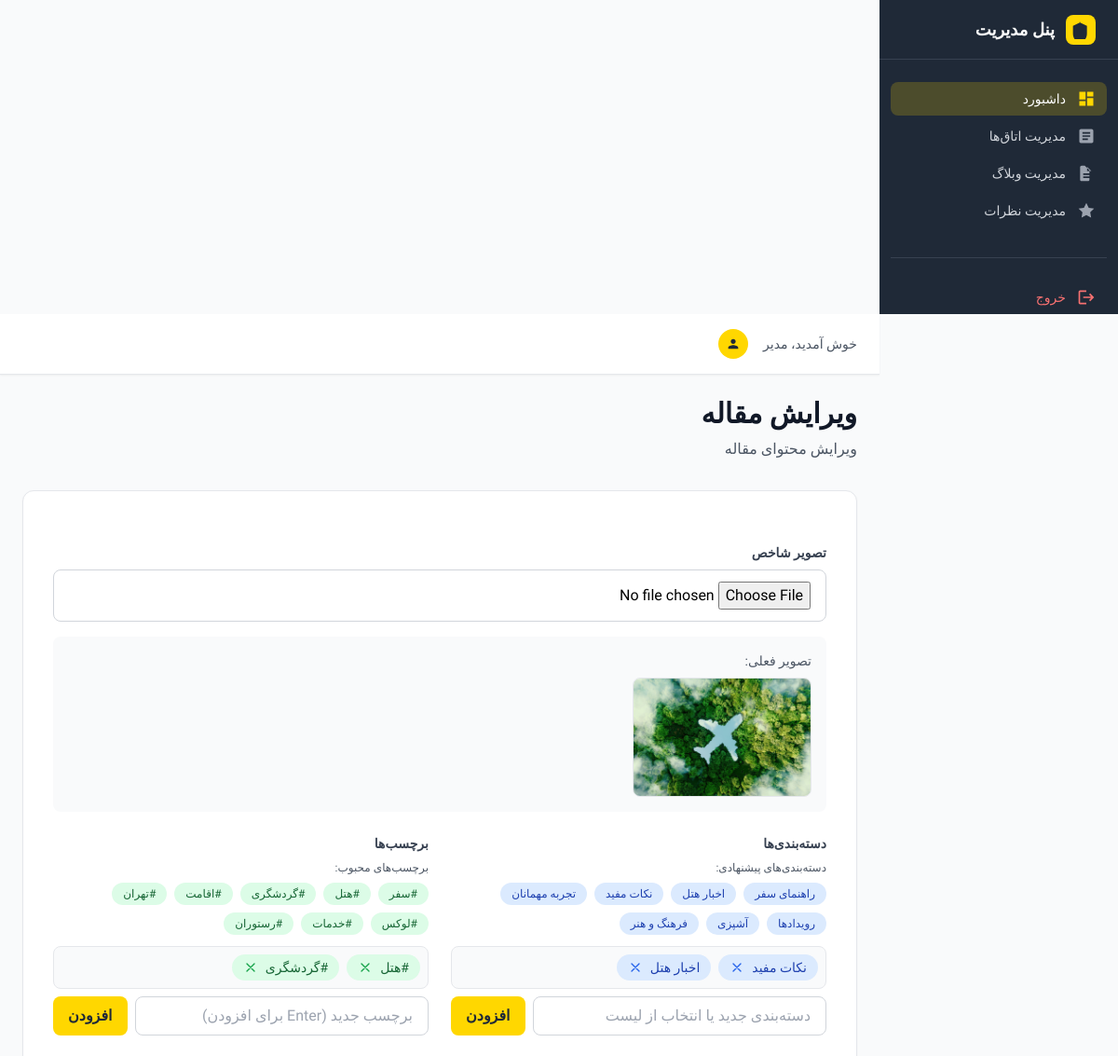
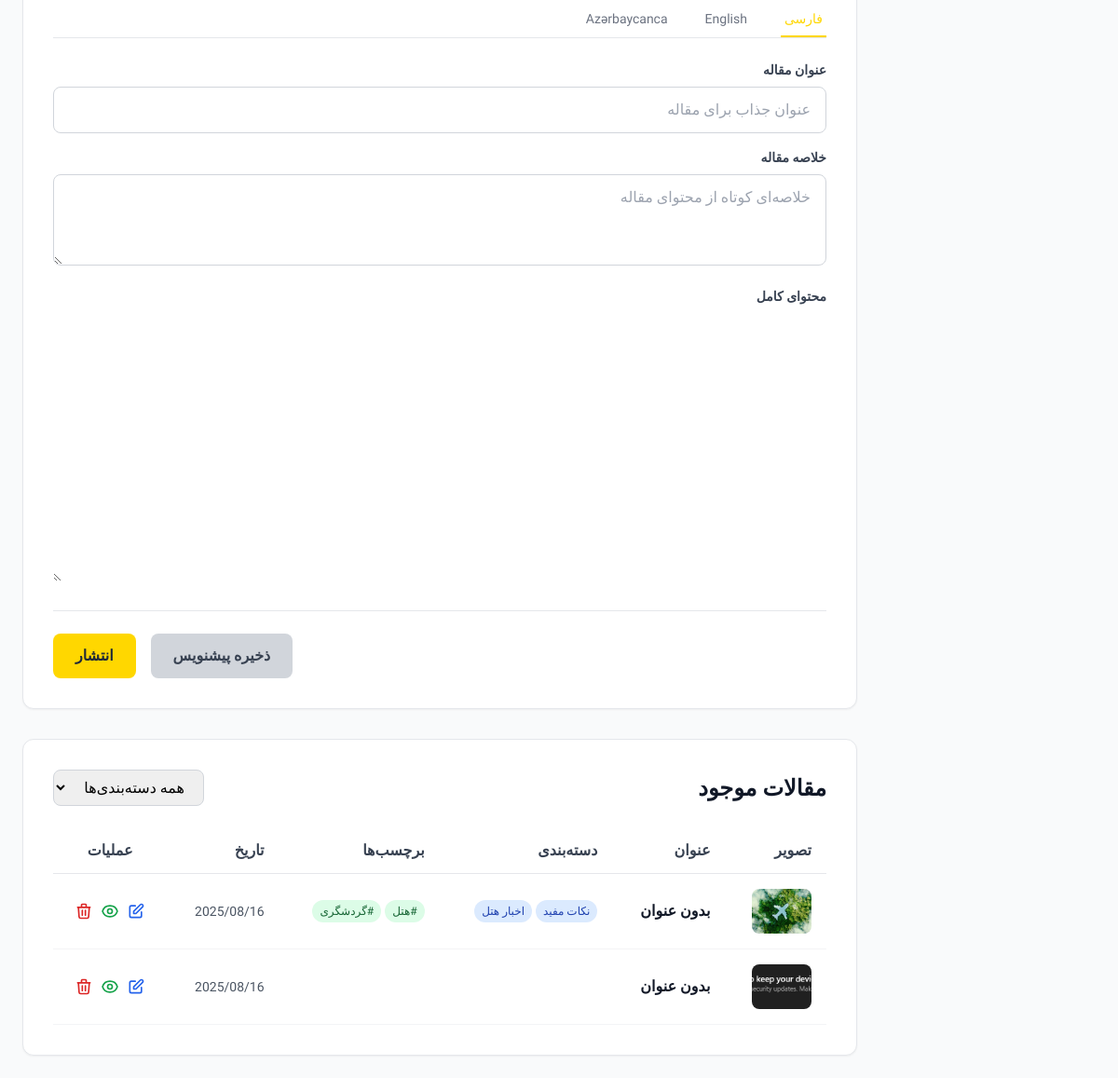
Page /admin/manage-blog.php?edit=4 (signed in) on the committed database (2 pictures, top to bottom).
### tables this page shows
CREATE TABLE `blog_posts` (
  `id` int(11) NOT NULL,
  `image` varchar(255) NOT NULL,
  `categories` text DEFAULT NULL,
  `tags` text DEFAULT NULL,
  `created_at` timestamp NOT NULL DEFAULT current_timestamp(),
  `status` enum('draft','published') NOT NULL DEFAULT 'draft'
);

### admin/manage-blog.php (the view, shortened to what this page needs)
<?php
$edit_mode = false;
$post_data = null;
$post_translations = [];
$predefined_categories = ['راهنمای سفر', 'اخبار هتل', 'نکات مفید', 'تجربه مهمانان', 'رویدادها', 'آشپزی', 'فرهنگ و هنر'];
$popular_tags = ['سفر', 'هتل', 'گردشگری', 'اقامت', 'تهران', 'لوکس', 'خدمات', 'رستوران'];
include_once 'partials/header.php';
if (isset($_GET['edit']) && !empty($_GET['edit'])) {
    $edit_mode = true;
    $post_id_to_edit = intval($_GET['edit']);
    $stmt = $conn->prepare("SELECT * FROM blog_posts WHERE id = ?");
    $stmt->bind_param("i", $post_id_to_edit);
    $stmt->execute();
    $post_data = $stmt->get_result()->fetch_assoc();
}
?>
<div class="flex items-center justify-between mb-8">
    <div>
        <h1 class="text-3xl font-bold text-gray-900">
            <?php echo $edit_mode ? 'ویرایش مقاله' : 'مدیریت وبلاگ'; ?>
        </h1>
        <p class="text-gray-600 mt-2">
            <?php echo $edit_mode ? 'ویرایش محتوای مقاله' : 'نوشتن و مدیریت مقالات وبلاگ با ویرایشگر حرفه‌ای'; ?>
        </p>
    </div>
</div>
<div id="blogForm" class="<?php echo $edit_mode ? 'block' : 'hidden'; ?> bg-white rounded-xl shadow-sm border border-gray-200 p-8 mb-8">
    <form action="manage-blog.php" method="POST" enctype="multipart/form-data" class="space-y-6">
        <div>
            <label for="image" class="block text-sm font-semibold text-gray-700 mb-2">تصویر شاخص</label>
            <input type="file"
                   id="image"
                   name="image"
                   <?php echo !$edit_mode ? 'required' : ''; ?>
                   accept="image/*"
                   class="w-full px-4 py-3 border border-gray-300 rounded-lg focus:ring-2 focus:ring-hotel-gold focus:border-transparent transition-colors duration-300">
            <?php if ($edit_mode && $post_data['image']): ?>
                <div class="mt-4 p-4 bg-gray-50 rounded-lg">
                    <p class="text-sm text-gray-600 mb-2">تصویر فعلی:</p>
                    <img src="../uploads/blog/<?php echo $post_data['image']; ?>"
                         class="w-48 h-32 object-cover rounded-lg border border-gray-200"
                         alt="Post Image">
                </div>
            <?php endif; ?>
        </div>
        <div class="grid grid-cols-1 lg:grid-cols-2 gap-6">
            <div>
                <label class="block text-sm font-semibold text-gray-700 mb-2">دسته‌بندی‌ها</label>
                <div class="mb-3">
                    <p class="text-xs text-gray-600 mb-2">دسته‌بندی‌های پیشنهادی:</p>
                    <div class="flex flex-wrap gap-2">
                        <?php foreach ($predefined_categories as $cat): ?>
                            <button type="button" onclick="addPredefinedCategory('<?php echo $cat; ?>')"
                                    class="px-3 py-1 bg-blue-100 text-blue-800 rounded-full text-xs hover:bg-blue-200 transition-colors duration-300">
                                <?php echo $cat; ?>
                            </button>
                        <?php endforeach; ?>
                    </div>
                </div>
                <div id="categoryChips" class="flex flex-wrap gap-2 min-h-[36px] p-2 bg-gray-50 rounded-lg border border-gray-200 mb-2"></div>
                <div class="flex gap-2">
                    <input id="categoryInput"
                           type="text"
                           list="categoryDatalist"
                           class="flex-1 px-4 py-2 border border-gray-300 rounded-lg focus:ring-2 focus:ring-hotel-gold focus:border-transparent transition-colors duration-300"
                           placeholder="دسته‌بندی جدید یا انتخاب از لیست">
                    <button type="button" onclick="addCategory()"
                            class="px-4 py-2 bg-hotel-gold text-hotel-dark rounded-lg font-semibold hover:bg-hotel-gold/90 transition-colors duration-300">
                        افزودن
                    </button>
                </div>
            </div>
            <div>
                <label class="block text-sm font-semibold text-gray-700 mb-2">برچسب‌ها</label>
                <div class="mb-3">
                    <p class="text-xs text-gray-600 mb-2">برچسب‌های محبوب:</p>
                    <div class="flex flex-wrap gap-2">
                        <?php foreach ($popular_tags as $tag): ?>
                            <button type="button" onclick="addPredefinedTag('<?php echo $tag; ?>')"
                                    class="px-3 py-1 bg-green-100 text-green-800 rounded-full text-xs hover:bg-green-200 transition-colors duration-300">
                                #<?php echo $tag; ?>
                            </button>
                        <?php endforeach; ?>
                    </div>
                </div>
                <div id="tagChips" class="flex flex-wrap gap-2 min-h-[36px] p-2 bg-gray-50 rounded-lg border border-gray-200 mb-2"></div>
                <div class="flex gap-2">
                    <input id="tagInput"
                           type="text"
                           list="tagDatalist"
                           class="flex-1 px-4 py-2 border border-gray-300 rounded-lg focus:ring-2 focus:ring-hotel-gold focus:border-transparent transition-colors duration-300"
                           placeholder="برچسب جدید (Enter برای افزودن)">
                    <button type="button" onclick="addTag()"
                            class="px-4 py-2 bg-hotel-gold text-hotel-dark rounded-lg font-semibold hover:bg-hotel-gold/90 transition-colors duration-300">
                        افزودن
                    </button>
                </div>
            </div>
        </div>
        <div x-data="{ activeTab: 'fa' }">
            <div class="border-b border-gray-200 mb-6">
                <nav class="flex space-x-8 space-x-reverse">
                    <button type="button"
                            @click="activeTab = 'fa'"
                            :class="activeTab === 'fa' ? 'border-hotel-gold text-hotel-gold' : 'border-transparent text-gray-500 hover:text-gray-700'"
                            class="py-2 px-1 border-b-2 font-medium text-sm transition-colors duration-300">
                        فارسی
                    </button>
                    <button type="button"
                            @click="activeTab = 'en'"
                            :class="activeTab === 'en' ? 'border-hotel-gold text-hotel-gold' : 'border-transparent text-gray-500 hover:text-gray-700'"
                            class="py-2 px-1 border-b-2 font-medium text-sm transition-colors duration-300">
                        English
                    </button>
                    <button type="button"
                            @click="activeTab = 'az'"
                            :class="activeTab === 'az' ? 'border-hotel-gold text-hotel-gold' : 'border-transparent text-gray-500 hover:text-gray-700'"
                            class="py-2 px-1 border-b-2 font-medium text-sm transition-colors duration-300">
                        Azərbaycanca
                    </button>
                </nav>
            </div>
            <div x-show="activeTab === 'fa'" class="space-y-4">
                <div>
                    <label class="block text-sm font-semibold text-gray-700 mb-2">عنوان مقاله</label>
                    <input type="text"
                           name="translations[fa][title]"
                           value="<?php echo $edit_mode && isset($post_translations['fa']) ? htmlspecialchars($post_translations['fa']['title']) : ''; ?>"
                           required
                           class="w-full px-4 py-3 border border-gray-300 rounded-lg focus:ring-2 focus:ring-hotel-gold focus:border-transparent transition-colors duration-300"
                           placeholder="عنوان جذاب برای مقاله">
                </div>
                <div>
                    <label class="block text-sm font-semibold text-gray-700 mb-2">خلاصه مقاله</label>
                    <textarea name="translations[fa][summary]"
                              rows="3"
                              required
                              class="w-full px-4 py-3 border border-gray-300 rounded-lg focus:ring-2 focus:ring-hotel-gold focus:border-transparent transition-colors duration-300"
                              placeholder="خلاصه‌ای کوتاه از محتوای مقاله"><?php echo $edit_mode && isset($post_translations['fa']) ? htmlspecialchars($post_translations['fa']['summary']) : ''; ?></textarea>
                </div>
                <div>
                    <label class="block text-sm font-semibold text-gray-700 mb-2">محتوای کامل</label>
                    <textarea id="content_fa"
                              name="translations[fa][content]"
                              rows="12"
                              required
                              class="rich-editor w-full"><?php echo $edit_mode && isset($post_translations['fa']) ? htmlspecialchars($post_translations['fa']['content']) : ''; ?></textarea>
                </div>
            </div>
        </div>
        <div class="flex items-center justify-end gap-4 pt-6 border-t border-gray-200">
            <button type="submit" name="save_draft" value="1" class="bg-gray-300 text-gray-700 px-6 py-3 rounded-lg font-semibold hover:bg-gray-400 transition-colors">ذخیره پیشنویس</button>
            <button type="submit" name="publish" value="1" class="bg-hotel-gold text-hotel-dark px-6 py-3 rounded-lg font-semibold hover:bg-hotel-gold/90 transition-colors">انتشار</button>
        </div>
    </form>
</div>
<div class="bg-white rounded-xl shadow-sm border border-gray-200 p-8">
    <div class="flex items-center justify-between mb-6">
        <h2 class="text-2xl font-bold text-gray-900">مقالات موجود</h2>
        <div class="flex items-center space-x-4 space-x-reverse">
            <select id="categoryFilter" onchange="filterByCategory()"
                    class="px-4 py-2 border border-gray-300 rounded-lg focus:ring-2 focus:ring-hotel-gold focus:border-transparent">
                <option value="">همه دسته‌بندی‌ها</option>
            </select>
        </div>
    </div>
    <div class="overflow-x-auto">
        <table class="w-full">
            <thead>
                <tr class="border-b border-gray-200">
                    <th class="text-right py-3 px-4 font-semibold text-gray-700">تصویر</th>
                    <th class="text-right py-3 px-4 font-semibold text-gray-700">عنوان</th>
                    <th class="text-right py-3 px-4 font-semibold text-gray-700">دسته‌بندی</th>
                    <th class="text-right py-3 px-4 font-semibold text-gray-700">برچسب‌ها</th>
                    <th class="text-right py-3 px-4 font-semibold text-gray-700">تاریخ</th>
                    <th class="text-center py-3 px-4 font-semibold text-gray-700">عملیات</th>
                </tr>
            </thead>
            <tbody id="postsTableBody">
                <?php
                $stmt = $conn->prepare("
                    SELECT p.id, p.image, p.categories, p.tags, p.created_at, pt.title
                    FROM blog_posts p
                    LEFT JOIN blog_post_translations pt ON p.id = pt.post_id AND pt.lang_code = 'fa'
                    ORDER BY p.created_at DESC
                ");
                $stmt->execute();
                $result = $stmt->get_result();
                while ($post = $result->fetch_assoc()):
                    $post_date = date("Y/m/d", strtotime($post['created_at']));
                ?>
                <tr class="border-b border-gray-100 hover:bg-gray-50 transition-colors duration-300"
                    data-categories="<?php echo htmlspecialchars($post['categories']); ?>">
                    <td class="py-4 px-4">
                        <?php if ($post['image']): ?>
                            <img src="../uploads/blog/<?php echo $post['image']; ?>"
                                 class="w-16 h-12 object-cover rounded-lg"
                                 alt="Post Image">
                        <?php endif; ?>
                    </td>
                    <td class="py-4 px-4">
                        <div class="font-semibold text-gray-900"><?php echo htmlspecialchars($post['title'] ?: 'بدون عنوان'); ?></div>
                    </td>
                    <td class="py-4 px-4">
                        <?php if ($post['categories']): ?>
                            <div class="flex flex-wrap gap-1">
                                <?php foreach (explode(',', $post['categories']) as $cat): ?>
                                    <span class="px-2 py-1 bg-blue-100 text-blue-800 rounded-full text-xs">
                                        <?php echo htmlspecialchars(trim($cat)); ?>
                                    </span>
                                <?php endforeach; ?>
                            </div>
                        <?php endif; ?>
                    </td>
                    <td class="py-4 px-4">
                        <?php if ($post['tags']): ?>
                            <div class="flex flex-wrap gap-1">
                                <?php foreach (explode(',', $post['tags']) as $tag): ?>
                                    <span class="px-2 py-1 bg-green-100 text-green-800 rounded-full text-xs">
                                        #<?php echo htmlspecialchars(trim($tag)); ?>
                                    </span>
                                <?php endforeach; ?>
                            </div>
                        <?php endif; ?>
                    </td>
                    <td class="py-4 px-4 text-gray-600 text-sm">
                        <?php echo $post_date; ?>
                    </td>
                    <td class="py-4 px-4 text-center">
                        <div class="flex items-center justify-center space-x-2 space-x-reverse">
                            <a href="manage-blog.php?edit=<?php echo $post['id']; ?>"
                               class="text-blue-600 hover:text-blue-800 transition-colors duration-300"
                               title="ویرایش">
                                <svg class="w-5 h-5" fill="none" stroke="currentColor" viewBox="0 0 24 24">
                                    <path stroke-linecap="round" stroke-linejoin="round" stroke-width="2" d="M11 5H6a2 2 0 00-2 2v11a2 2 0 002 2h11a2 2 0 002-2v-5m-1.414-9.414a2 2 0 112.828 2.828L11.828 15H9v-2.828l8.586-8.586z"></path>
                                </svg>
                            </a>
                            <button onclick="previewPost(<?php echo $post['id']; ?>)"
                                    class="text-green-600 hover:text-green-800 transition-colors duration-300"
                                    title="پیش‌نمایش">
                            </button>
                            <button onclick="confirmDelete(<?php echo $post['id']; ?>, '<?php echo htmlspecialchars($post['title']); ?>')"
                                    class="text-red-600 hover:text-red-800 transition-colors duration-300"
                                    title="حذف">
                                <svg class="w-5 h-5" fill="none" stroke="currentColor" viewBox="0 0 24 24">
                                    <path stroke-linecap="round" stroke-linejoin="round" stroke-width="2" d="M19 7l-.867 12.142A2 2 0 0116.138 21H7.862a2 2 0 01-1.995-1.858L5 7m5 4v6m4-6v6m1-10V4a1 1 0 00-1-1h-4a1 1 0 00-1 1v3M4 7h16"></path>
                                </svg>
                            </button>
                        </div>
                    </td>
                </tr>
                <?php endwhile; $stmt->close(); ?>
            </tbody>
        </table>
    </div>
</div>
<?php include_once 'partials/footer.php'; ?>

### admin/partials/header.php (style rules this page uses)
body { font-family: 'Vazirmatn', sans-serif; }

### rows in the picture
blog_posts: image (picture), title "بدون عنوان", categories "نکات مفید", categories "اخبار هتل", tags "هتل", tags "گردشگری", created_at "2025/08/16"
blog_posts: image (picture), title "بدون عنوان", created_at "2025/08/16"

### other values in the picture
$cat "راهنمای سفر"
$cat "اخبار هتل"
$cat "نکات مفید"
$cat "تجربه مهمانان"
$cat "رویدادها"
$cat "آشپزی"
$cat "فرهنگ و هنر"
$tag "سفر"
$tag "هتل"
$tag "گردشگری"
$tag "اقامت"
$tag "تهران"
$tag "لوکس"
$tag "خدمات"
$tag "رستوران"
